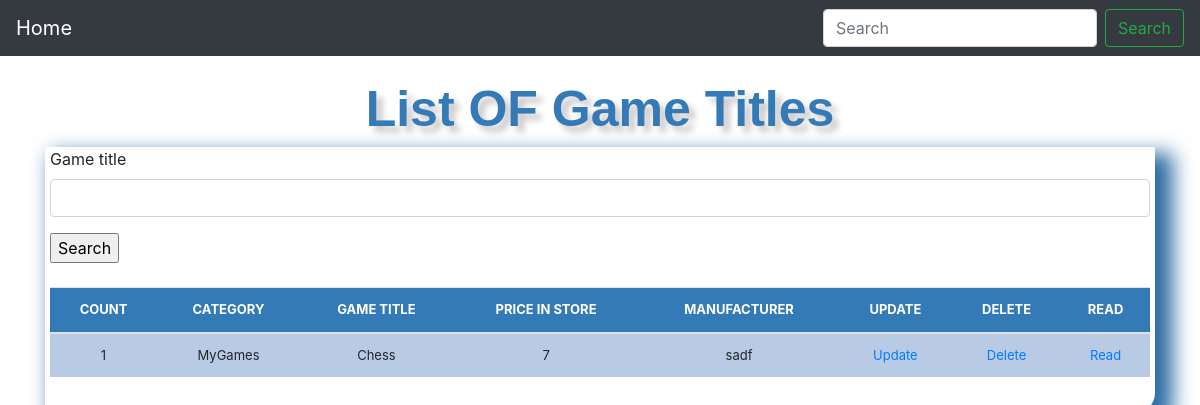
Before: /list_item/ with the older database file.
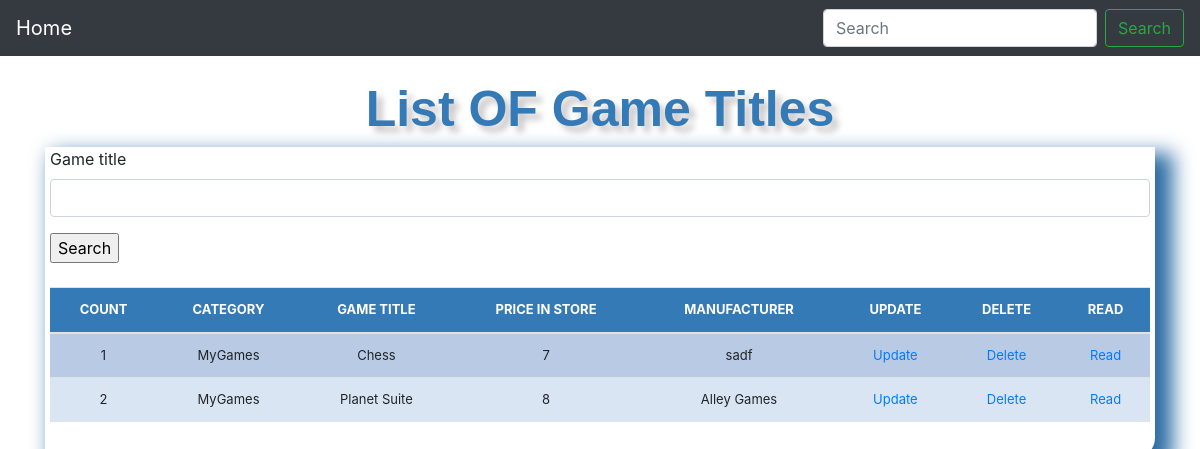
After: the same page with the newer database file.
### dbgames/models.py (models this page shows, shortened)
class Stock(models.Model):
    game_title = models.CharField(max_length=50, blank=True, null=True)
    category = models.ForeignKey(Category, on_delete=models.CASCADE)
    quantity = models.IntegerField(default=0, blank=True, null=True)
    manufacturer = models.CharField(max_length=50, blank=True, null=True)
    price = models.IntegerField(default=0, blank=True, null=True)
    reorder_level = models.IntegerField(default=0, blank=True, null=True)
    stock_level = models.IntegerField(default=0, blank=True, null=True)
    last_updated = models.DateTimeField(auto_now_add=False, auto_now=True)

class Category(models.Model):
    name = models.CharField(max_length=50, blank=True, null=True)
    def __str__(self):
        return self.name

### dbgames/views.py (the view)
# urls.py: path('list_item/', views.list_item, name='list_item'),
def list_item(request):
    title = "List OF Game Titles"
    form = StockSearchForm(request.POST or None)
    queryset = Stock.objects.all()
    if request.method == "POST":
        queryset = Stock.objects.filter(game_title__icontains=form['game_title'].value())
    context = {
        "title" : title,
        "queryset" : queryset,
        "form" : form
    }
    return render(request, "list_item.html", context)

### dbgames/forms.py
class StockSearchForm(forms.ModelForm):
    class Meta:
        model = Stock
        fields = ['game_title']

### dbgames/templates/list_item.html (shortened to what this page needs)
{% load static %}
{% load crispy_forms_tags %}
<!DOCTYPE html>
<html>
<head>
    <link href="{% static 'css/stylesheet.css' %}" rel="stylesheet">
    <link href="{% static 'css/bootstrap.min.css' %}" rel="stylesheet">
    <link href="{% static 'css/navbar-top-fixed.css' %}" rel="stylesheet">
</head>
{% include 'navbar.html' %}
<body>
    <div class="header">{{title}}</div>
<div class = "container">
    <div class="display_table">
        <form method='POST' action=''>{% csrf_token %}
            {{form|crispy}}
                <input type="submit" value='Search'/>
        </form>
        <br>
    <table class='table'>
        <thead>
          <tr>
            <th>COUNT</th>
            <th>CATEGORY</th>
            <th>GAME TITLE</th>
            <th>PRICE IN STORE</th>
            <th>MANUFACTURER</th>
            <th> UPDATE</th>
            <th>DELETE </th>
            <th> READ</th>
          </tr>
        </thead>
      {% for instance in queryset %}
          <tr>
            <td>{{instance.id}}</td>
            <td>{{instance.category}}</td>
            <td>{{instance.game_title}}</td>
            <td>{{instance.price}}</td>
            <td>{{instance.manufacturer}}</td>
            <td><a href="{% url 'update_items' instance.id %}">Update</a></td>
            <td><a href="{% url 'delete_items' instance.id %}">Delete</a></td>
            <td><a href="{% url 'stock_detail' instance.id %}">Read</a></td>
          </tr>
      {% endfor %}
    </table>
</div>
</div>
</body>
</html>

Changed rows visible on the page:
added Stock: id "2", category "MyGames", game_title "Planet Suite", price "8", manufacturer "Alley Games"
